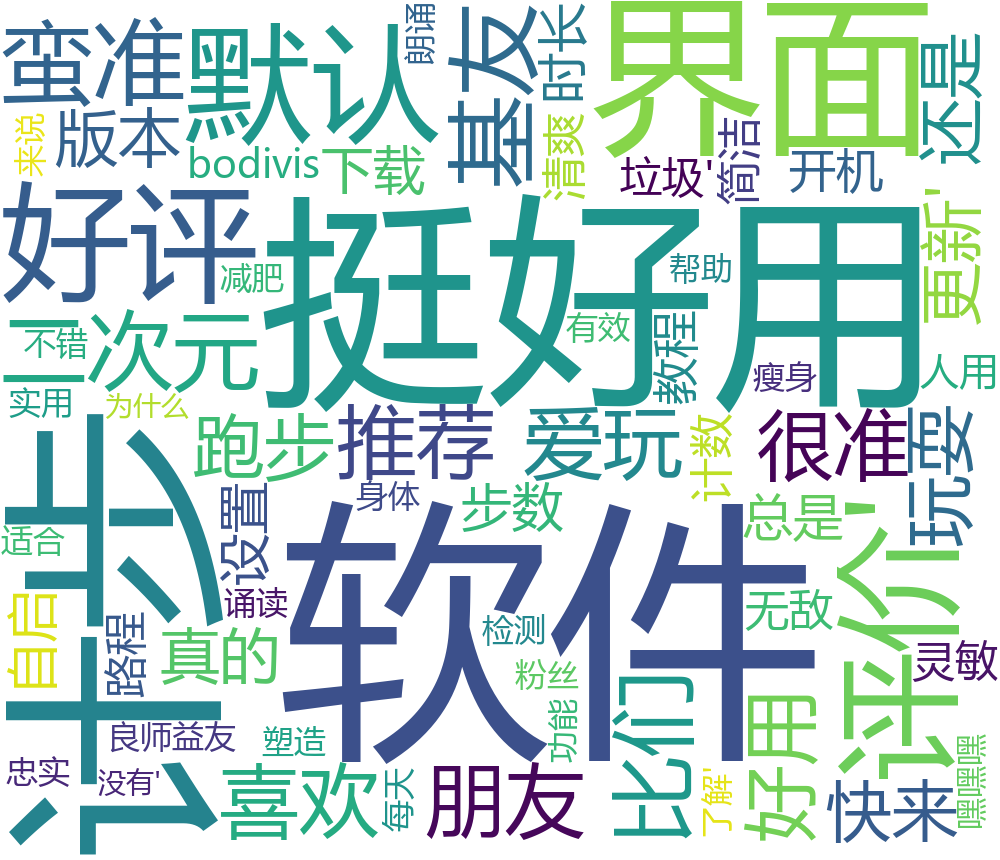

Write Python code to recreate this figure.
from wordcloud import WordCloud
import pymysql
import matplotlib.pyplot as plt
import os

def main():
    
    result = select_data_from_mysql()
    results = []
    for i in result:
        for j in i:
            results.append(j)
            
    print(str(results))
    wordcloud = WordCloud(font_path='C:/Windows/Fonts/msyh.ttc',background_color="white",width=1000, height=860, margin=2).generate(str(results))
    plt.imshow(wordcloud)
    plt.axis("off")
    plt.show()

    wordcloud.to_file("sport.png")

def select_data_from_mysql():
    # 打开数据库连接
    conn = pymysql.connect(host='127.0.0.1', port=3306, user='root', passwd='123456',db='final' )
    # 使用 cursor() 方法创建一个游标对象 cursor
    cursor = conn.cursor()
    # 使用 execute()  方法执行 SQL 查询 
    cursor.execute('SELECT comment_detail from total WHERE tag="健康运动"')
    data = cursor.fetchall()
    # 关闭数据库连接
    conn.close()
    return data

if __name__ == "__main__":
    select_data_from_mysql()
    main()
        
